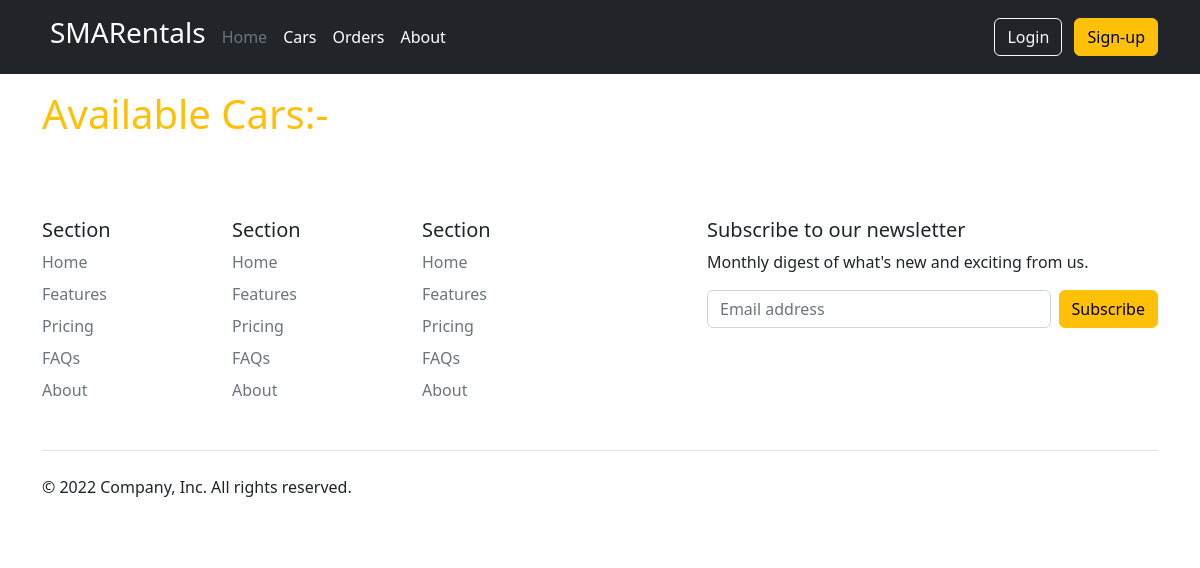
/cars/, run on an earlier commit of the app's database.
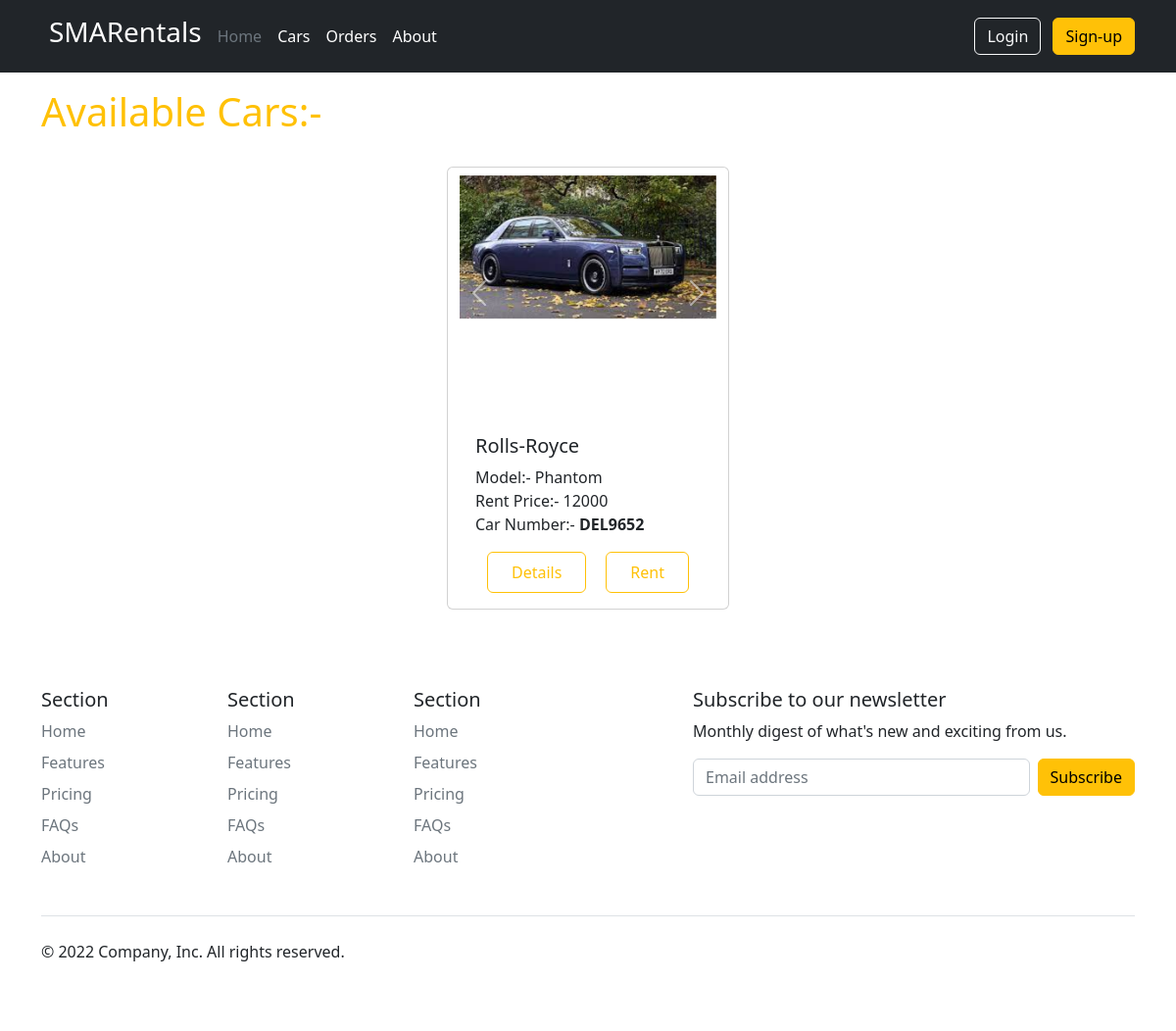
And on a later commit of the database.
### cars/models.py (models this page shows)
class Car_Images(models.Model):
    images = models.ImageField(upload_to="cars/images")
    car = models.ForeignKey(Car,related_name='images',on_delete=models.CASCADE)

class Car(models.Model):
    car_number = models.CharField(max_length=25)
    company = models.CharField(max_length=50)
    model = models.CharField(max_length=50)
    rent_price = models.IntegerField()
    availablity = models.BooleanField()
    owner = models.ForeignKey(User,on_delete=models.CASCADE,default=42)
    description = models.TextField(default="")

### cars/views.py (the view, shortened to what this page needs)
# urls.py: path('',views.available_cars,name="index"),
def available_cars(request):
    if not request.user.is_authenticated:
        cars = Car.objects.filter(availablity = True)
        return render(request,'availablecars.html',{"cars":cars})

### cars/templates/availablecars.html (shortened to what this page needs)
{% extends "base.html" %}
{% load static %}
{% block main %}
<div class="container ">
    {% if groupname == "owner" %}
        <h1 class = "text-warning mt-3" >Your Cars:-</h1>
    {% else %}
        <h1 class = "text-warning mt-3" >Available Cars:-</h1>
    {% endif %}
    <div class="my-3 row justify-content-between">
        {% for car in cars %}
        <div class="card col-3 my-3 mx-auto " style="width: 18rem;">
            <div id="carouselExampleSlidesOnly" class="carousel slide my-2" data-bs-ride="carousel" >
                <div class="carousel-inner">
                    {% for image in car.images.all %}
                        {% if forloop.counter == 1 %}
                        <div class="carousel-item active" style="height: 30vh;">
                            <img src="{{image.images.url}}" class="d-block w-100 " alt="car-image" >
                        </div>
                        {% else %}
                        <div class="carousel-item " style="height: 30vh;">
                            <img src="{{image.images.url}}" class="d-block w-100 " alt="car-image" >
                        </div>
                        {% endif %}
                    {% endfor %}
                    <button class="carousel-control-prev" type="button" data-bs-target="#carouselExampleSlidesOnly" data-bs-slide="prev">
                        <span class="carousel-control-prev-icon" aria-hidden="true"></span>
                    </button>
                    <button class="carousel-control-next" type="button" data-bs-target="#carouselExampleSlidesOnly" data-bs-slide="next">
                        <span class="carousel-control-next-icon" aria-hidden="true"></span>
                    </button>
                </div>
            </div>
            <div class="card-body">
              <h5 class="card-title">{{car.company}}</h5>
              <p class="card-text mb-0">Model:- {{car.model}}</p>
              <p class="card-text mb-0">Rent Price:- {{car.rent_price}}</p>
              <p class="card-text ">Car Number:- <strong>{{car.car_number}}</strong></p>
              {% if groupname == "owner" %}
                <div class="row">
                    <a href="/cars/{{car.id}}" class="btn mb-2 btn-outline-warning py-2 px-4">Details</a>
                    <a href="/cars/delete/{{car.id}}" class="btn mb-2 btn-outline-warning py-2 px-4">Delete</a>
                    <a href="/cars/edit/{{car.id}}" class="btn btn-outline-warning py-2 px-4">Edit</a>
                </div>
              {% else %}
                <div class="container d-flex justify-content-between">
                    <a href="/cars/{{car.id}}" class="btn btn-outline-warning py-2 px-4">Details</a>
                    <a href="/orders/{{car.id}}" class="btn btn-outline-warning py-2 px-4">Rent</a>
                </div>
              {% endif %}
            </div>
        </div>
        {% endfor %}
    </div>
</div>
{% endblock main %}

### home/templates/base.html (shortened to what this page needs)
<!DOCTYPE html>
<html lang="en">
  <head>
    <link
      href="https://cdn.jsdelivr.net/npm/bootstrap@5.2.3/dist/css/bootstrap.min.css"
      rel="stylesheet"
    />
  </head>
  <body>
    <header class="p-3 text-bg-dark">
      <div class="container">
        <div
          class="d-flex flex-wrap align-items-center justify-content-center justify-content-lg-start"
        >
          <a
            href="/"
            class="d-flex align-items-center mb-2 mb-lg-0 text-white text-decoration-none"
          >
            <strong class="h3 px-2">SMARentals</strong>
          </a>
          <ul
            class="nav col-12 col-lg-auto me-lg-auto mb-2 justify-content-center mb-md-0"
          >
            <li><a href="#" class="nav-link px-2 text-secondary">Home</a></li>
            <li><a href="/cars/" class="nav-link px-2 text-white">Cars</a></li>
            <li><a href="/user/previousorder/" class="nav-link px-2 text-white">Orders</a></li>
            <li><a href="#" class="nav-link px-2 text-white">About</a></li>
          </ul>
          {% if user.is_authenticated %}
            <ul class="navbar-nav ml-auto">
              <li class="nav-item dropdown ">
                  <a class="nav-link dropdown-toggle active" href="#" id="navbarDropdown" role="button"
                      data-bs-toggle="dropdown" aria-expanded="false">
                      Welcome {{request.user.first_name}}
                  </a>
                  <ul class="dropdown-menu" aria-labelledby="navbarDropdown">
                      {% if user.is_superuser %}
                      <li><a class="dropdown-item" href="/admin/">Dashbord</a></li>
                      {% else %}
                      <li><a class="dropdown-item" href="/cars/returncar/" data-bs-toggle="modal" data-bs-target="#exampleModal">Return Car</a></li>
                      {% endif %}
                      <li><a class="dropdown-item" href="/user/logout/">Logout</a></li>
                  </ul>
              </li>
            </ul>
          {% else %}
            <div class="text-end">
              <a href="/user/login/"> <button type="button" class="btn btn-outline-light me-2">
                Login
              </button></a>
              <a href="/user/signup/"><button type="button" class="btn btn-warning">Sign-up</button></a>
            </div>
          {% endif %}
        </div>
      </div>
    </header>
    {% block main %}{% endblock main %}
    <div class="container">
      <footer class="py-5">
        <div class="row">
          <div class="col-6 col-md-2 mb-3">
            <h5>Section</h5>
            <ul class="nav flex-column">
              <li class="nav-item mb-2">
                <a href="#" class="nav-link p-0 text-muted">Home</a>
              </li>
              <li class="nav-item mb-2">
                <a href="#" class="nav-link p-0 text-muted">Features</a>
              </li>
              <li class="nav-item mb-2">
                <a href="#" class="nav-link p-0 text-muted">Pricing</a>
              </li>
              <li class="nav-item mb-2">
                <a href="#" class="nav-link p-0 text-muted">FAQs</a>
              </li>
              <li class="nav-item mb-2">
                <a href="#" class="nav-link p-0 text-muted">About</a>
              </li>
            </ul>
          </div>
          <div class="col-6 col-md-2 mb-3">
            <h5>Section</h5>
            <ul class="nav flex-column">
              <li class="nav-item mb-2">
                <a href="#" class="nav-link p-0 text-muted">Home</a>
              </li>
              <li class="nav-item mb-2">
                <a href="#" class="nav-link p-0 text-muted">Features</a>
              </li>
              <li class="nav-item mb-2">
                <a href="#" class="nav-link p-0 text-muted">Pricing</a>
              </li>
              <li class="nav-item mb-2">
                <a href="#" class="nav-link p-0 text-muted">FAQs</a>
              </li>
              <li class="nav-item mb-2">
                <a href="#" class="nav-link p-0 text-muted">About</a>
              </li>
            </ul>
          </div>
          <div class="col-6 col-md-2 mb-3">
            <h5>Section</h5>
            <ul class="nav flex-column">
              <li class="nav-item mb-2">
                <a href="#" class="nav-link p-0 text-muted">Home</a>
              </li>
              <li class="nav-item mb-2">
                <a href="#" class="nav-link p-0 text-muted">Features</a>
              </li>
              <li class="nav-item mb-2">
                <a href="#" class="nav-link p-0 text-muted">Pricing</a>
              </li>
              <li class="nav-item mb-2">
                <a href="#" class="nav-link p-0 text-muted">FAQs</a>
              </li>
              <li class="nav-item mb-2">
                <a href="#" class="nav-link p-0 text-muted">About</a>
              </li>
            </ul>
          </div>
          <div class="col-md-5 offset-md-1 mb-3">
            <form>
              <h5>Subscribe to our newsletter</h5>
              <p>Monthly digest of what's new and exciting from us.</p>
              <div class="d-flex flex-column flex-sm-row w-100 gap-2">
                <input
                  id="newsletter1"
                  type="text"
                  class="form-control"
                  placeholder="Email address"
                />
                <button class="btn btn-warning" type="button ">
                  Subscribe
                </button>
              </div>
            </form>
          </div>
        </div>
        <div
          class="d-flex flex-column flex-sm-row justify-content-between py-4 my-4 border-top"
        >
          <p>© 2022 Company, Inc. All rights reserved.</p>
          <ul class="list-unstyled d-flex">
            <li class="ms-3">
              <a class="link-dark" href="#"
                ><svg class="bi" width="24" height="24">
                  <use xlink:href="#twitter"></use></svg></a>
            </li>
            <li class="ms-3">
                <a class="link-dark" href="#">
                  <svg class="bi" width="24" height="24">
                  <use xlink:href="#instagram"></use></svg>
                </a>
            </li>
            <li class="ms-3">
                <a class="link-dark" href="#">
                  <svg class="bi" width="24" height="24">
                  <use xlink:href="#facebook"></use></svg>
                 </a>
            </li>
          </ul>
        </div>
      </footer>
    </div>
  </body>
</html>

What changed in the data, as far as the page shows it:
added Car: company "Rolls-Royce", model "Phantom", rent_price "12000", car_number "DEL9652"
added Car_Images: images (picture)
